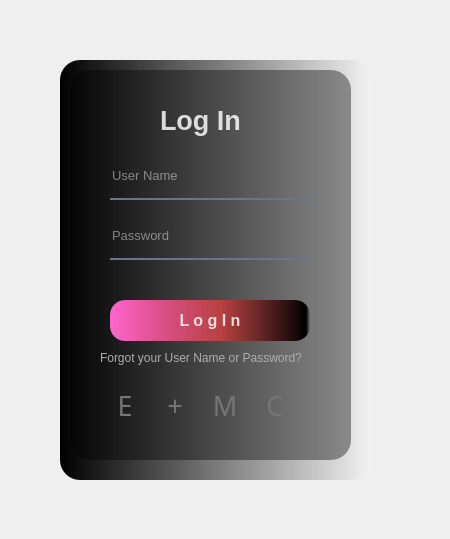
<?xml version="1.0" encoding="UTF-8"?>
<ui version="4.0">
 <class>Form</class>
 <widget class="QWidget" name="Form">
  <property name="geometry">
   <rect>
    <x>0</x>
    <y>0</y>
    <width>450</width>
    <height>539</height>
   </rect>
  </property>
  <property name="windowTitle">
   <string>Form</string>
  </property>
  <widget class="QWidget" name="widget" native="true">
   <property name="geometry">
    <rect>
     <x>30</x>
     <y>30</y>
     <width>370</width>
     <height>480</height>
    </rect>
   </property>
   <property name="styleSheet">
    <string notr="true">QPushButton#pushButton{
background-color: qlineargradient(spread:pad, x1:0, y1:0, x2:1, y2:0, stop:0 rgba(255, 102, 206, 255), stop:0.55 rgba(235, 61, 61, 176), stop:0.98 rgba(0, 0, 0, 255), stop:1 rgba(0, 0, 0, 0));
color: rgba(255,255,255,210);
padding: 10px;
border-radius: 15px;
}
QPushButton#pushButton:hover{
background-color: qlineargradient(spread:pad, x1:0, y1:0, x2:1, y2:0, stop:0 rgba(54, 68, 206, 255), stop:0.55 rgba(235, 61, 61, 176), stop:0.98 rgba(0, 0, 0, 255), stop:1 rgba(0, 0, 0, 0));

}
QPushButton#pushButton:pressed{
padding-left: 5px;
padding-top: 5px;
backround-color: rgaba(105,118,132,200);
}


QPushButton#pushButton_2,
QPushButton#pushButton_3,
QPushButton#pushButton_4,
QPushButton#pushButton_5 {
    background-color: rgba(0, 0, 0, 0);
    color: rgb(117, 117, 117);
    border-radius: 15px; /* Agregado el border-radius para hacerlos circulares */
}

QPushButton#pushButton_2:hover,
QPushButton#pushButton_3:hover,
QPushButton#pushButton_4:hover,
QPushButton#pushButton_5:hover {
    color: rgba(115, 168, 182, 220);
}

QPushButton#pushButton_2:pressed,
QPushButton#pushButton_3:pressed,
QPushButton#pushButton_4:pressed,
QPushButton#pushButton_5:pressed {
    padding-left: 5px;
    padding-top: 5px;
    color: rgba(115, 129, 142, 255);
}</string>
   </property>
   <widget class="QLabel" name="label">
    <property name="geometry">
     <rect>
      <x>30</x>
      <y>30</y>
      <width>300</width>
      <height>420</height>
     </rect>
    </property>
    <property name="styleSheet">
     <string notr="true">
background-image: url(:/image/background.png);
border-radius:20px;</string>
    </property>
    <property name="text">
     <string/>
    </property>
   </widget>
   <widget class="QLabel" name="label_2">
    <property name="geometry">
     <rect>
      <x>30</x>
      <y>30</y>
      <width>311</width>
      <height>420</height>
     </rect>
    </property>
    <property name="styleSheet">
     <string notr="true">background-color: qlineargradient(spread:pad, x1:0, y1:0, x2:1, y2:0, stop:0 rgba(0, 0, 0, 255), stop:1 rgba(255, 255, 255, 50));
border-radius:20px;
</string>
    </property>
    <property name="text">
     <string/>
    </property>
   </widget>
   <widget class="QLabel" name="label_3">
    <property name="geometry">
     <rect>
      <x>40</x>
      <y>40</y>
      <width>281</width>
      <height>390</height>
     </rect>
    </property>
    <property name="styleSheet">
     <string notr="true">background-color: rgba(0,0,0,100);
border-radius:20px;</string>
    </property>
    <property name="text">
     <string/>
    </property>
   </widget>
   <widget class="QLabel" name="label_4">
    <property name="geometry">
     <rect>
      <x>130</x>
      <y>70</y>
      <width>90</width>
      <height>40</height>
     </rect>
    </property>
    <property name="font">
     <font>
      <pointsize>20</pointsize>
      <weight>75</weight>
      <bold>true</bold>
     </font>
    </property>
    <property name="styleSheet">
     <string notr="true">color:rgba(255,255,255,210)</string>
    </property>
    <property name="text">
     <string>Log In</string>
    </property>
   </widget>
   <widget class="QLabel" name="label_5">
    <property name="geometry">
     <rect>
      <x>70</x>
      <y>320</y>
      <width>221</width>
      <height>16</height>
     </rect>
    </property>
    <property name="font">
     <font>
      <pointsize>9</pointsize>
     </font>
    </property>
    <property name="styleSheet">
     <string notr="true">
color: rgb(173, 173, 173);</string>
    </property>
    <property name="text">
     <string>Forgot your User Name or Password?</string>
    </property>
   </widget>
   <widget class="QLineEdit" name="lineEdit">
    <property name="geometry">
     <rect>
      <x>80</x>
      <y>130</y>
      <width>200</width>
      <height>40</height>
     </rect>
    </property>
    <property name="font">
     <font>
      <pointsize>10</pointsize>
     </font>
    </property>
    <property name="styleSheet">
     <string notr="true">background-color: transparent;
border: none;
border-bottom: 2px solid rgba(105, 118, 132,255);
color: rgba(255, 255, 255, 230);
padding-bottom: 7px;
</string>
    </property>
    <property name="text">
     <string/>
    </property>
    <property name="placeholderText">
     <string>User Name</string>
    </property>
   </widget>
   <widget class="QLineEdit" name="lineEdit_2">
    <property name="geometry">
     <rect>
      <x>80</x>
      <y>190</y>
      <width>200</width>
      <height>40</height>
     </rect>
    </property>
    <property name="font">
     <font>
      <pointsize>10</pointsize>
     </font>
    </property>
    <property name="styleSheet">
     <string notr="true">background-color: transparent;
border: none;
border-bottom: 2px solid rgba(105, 118, 132,255);
color: rgba(255, 255, 255, 230);
padding-bottom: 7px;
</string>
    </property>
    <property name="text">
     <string/>
    </property>
    <property name="echoMode">
     <enum>QLineEdit::Password</enum>
    </property>
    <property name="placeholderText">
     <string>Password</string>
    </property>
   </widget>
   <widget class="QPushButton" name="pushButton_2">
    <property name="geometry">
     <rect>
      <x>130</x>
      <y>360</y>
      <width>30</width>
      <height>30</height>
     </rect>
    </property>
    <property name="maximumSize">
     <size>
      <width>30</width>
      <height>30</height>
     </size>
    </property>
    <property name="font">
     <font>
      <family>Social Media Circled</family>
      <pointsize>20</pointsize>
     </font>
    </property>
    <property name="styleSheet">
     <string notr="true"/>
    </property>
    <property name="text">
     <string>+</string>
    </property>
   </widget>
   <widget class="QPushButton" name="pushButton_5">
    <property name="geometry">
     <rect>
      <x>80</x>
      <y>360</y>
      <width>30</width>
      <height>30</height>
     </rect>
    </property>
    <property name="maximumSize">
     <size>
      <width>30</width>
      <height>30</height>
     </size>
    </property>
    <property name="font">
     <font>
      <family>Social Media Circled</family>
      <pointsize>20</pointsize>
     </font>
    </property>
    <property name="styleSheet">
     <string notr="true">
QPushButton#pushButton_2{
background-color: rgba(0,0,0,0);
color:rgb(117, 117, 117)
}
QPushButton#pushButton_2:hover{
color: rgba(115,168,182,220);
}
QPushButton#pushButton_2:pressed{
padding-left: 5px;
padding-top: 5px;

color: rgba(115,129,142,,255);

}</string>
    </property>
    <property name="text">
     <string>E</string>
    </property>
   </widget>
   <widget class="QPushButton" name="pushButton">
    <property name="geometry">
     <rect>
      <x>80</x>
      <y>270</y>
      <width>200</width>
      <height>41</height>
     </rect>
    </property>
    <property name="font">
     <font>
      <pointsize>12</pointsize>
      <weight>75</weight>
      <bold>true</bold>
     </font>
    </property>
    <property name="styleSheet">
     <string notr="true">QPushButton#pushButton{
background-color: qlineargradient(spread:pad, x1:0, y1:0, x2:1, y2:0, stop:0 rgba(255, 102, 206, 255), stop:0.55 rgba(235, 61, 61, 176), stop:0.98 rgba(0, 0, 0, 255), stop:1 rgba(0, 0, 0, 0));
color: rgba(255,255,255,210);
padding: 10px;
border-radius: 15px;
}
QPushButton#pushButton:hover{
background-color: qlineargradient(spread:pad, x1:0, y1:0, x2:1, y2:0, stop:0 rgba(54, 68, 206, 255), stop:0.55 rgba(235, 61, 61, 176), stop:0.98 rgba(0, 0, 0, 255), stop:1 rgba(0, 0, 0, 0));

}
QPushButton#pushButton:pressed{
padding-left: 5px;
padding-top: 5px;
backround-color: rgaba(105,118,132,200);
}</string>
    </property>
    <property name="text">
     <string>L o g I n</string>
    </property>
   </widget>
   <widget class="QPushButton" name="pushButton_4">
    <property name="geometry">
     <rect>
      <x>230</x>
      <y>360</y>
      <width>30</width>
      <height>30</height>
     </rect>
    </property>
    <property name="maximumSize">
     <size>
      <width>30</width>
      <height>30</height>
     </size>
    </property>
    <property name="font">
     <font>
      <family>Social Media Circled</family>
      <pointsize>20</pointsize>
     </font>
    </property>
    <property name="styleSheet">
     <string notr="true">
QPushButton#pushButton_2{
background-color: rgba(0,0,0,0);
color:rgb(117, 117, 117)
}
QPushButton#pushButton_2:hover{
color: rgba(115,168,182,220);
}
QPushButton#pushButton_2:pressed{
padding-left: 5px;
padding-top: 5px;

color: rgba(115,129,142,,255);

}</string>
    </property>
    <property name="text">
     <string>C</string>
    </property>
   </widget>
   <widget class="QPushButton" name="pushButton_3">
    <property name="geometry">
     <rect>
      <x>180</x>
      <y>360</y>
      <width>30</width>
      <height>30</height>
     </rect>
    </property>
    <property name="maximumSize">
     <size>
      <width>30</width>
      <height>30</height>
     </size>
    </property>
    <property name="font">
     <font>
      <family>Social Media Circled</family>
      <pointsize>20</pointsize>
     </font>
    </property>
    <property name="styleSheet">
     <string notr="true">
QPushButton#pushButton_2{
background-color: rgba(0,0,0,0);
color:rgb(117, 117, 117)
}
QPushButton#pushButton_2:hover{
color: rgba(115,168,182,220);
}
QPushButton#pushButton_2:pressed{
padding-left: 5px;
padding-top: 5px;

color: rgba(115,129,142,,255);

}</string>
    </property>
    <property name="text">
     <string>M</string>
    </property>
   </widget>
  </widget>
 </widget>
 <resources>
  <include location="res.qrc"/>
 </resources>
 <connections/>
</ui>
